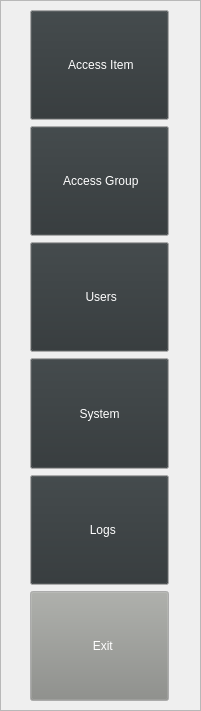
  <widget class="QFrame" name="frame_2">
   <property name="geometry">
    <rect>
     <x>10</x>
     <y>10</y>
     <width>201</width>
     <height>711</height>
    </rect>
   </property>
   <property name="frameShape">
    <enum>QFrame::StyledPanel</enum>
   </property>
   <property name="frameShadow">
    <enum>QFrame::Raised</enum>
   </property>
   <widget class="QWidget" name="verticalLayoutWidget">
    <property name="geometry">
     <rect>
      <x>30</x>
      <y>10</y>
      <width>139</width>
      <height>691</height>
     </rect>
    </property>
    <layout class="QVBoxLayout" name="verticalLayout">
     <item>
      <widget class="QPushButton" name="pushButton_5">
       <property name="sizePolicy">
        <sizepolicy hsizetype="MinimumExpanding" vsizetype="MinimumExpanding">
         <horstretch>0</horstretch>
         <verstretch>0</verstretch>
        </sizepolicy>
       </property>
       <property name="palette">
        <palette>
         <active>
          <colorrole role="Button">
           <brush brushstyle="SolidPattern">
            <color alpha="255">
             <red>46</red>
             <green>52</green>
             <blue>54</blue>
            </color>
           </brush>
          </colorrole>
          <colorrole role="ButtonText">
           <brush brushstyle="SolidPattern">
            <color alpha="255">
             <red>255</red>
             <green>255</green>
             <blue>255</blue>
            </color>
           </brush>
          </colorrole>
         </active>
         <inactive>
          <colorrole role="Button">
           <brush brushstyle="SolidPattern">
            <color alpha="255">
             <red>46</red>
             <green>52</green>
             <blue>54</blue>
            </color>
           </brush>
          </colorrole>
          <colorrole role="ButtonText">
           <brush brushstyle="SolidPattern">
            <color alpha="255">
             <red>255</red>
             <green>255</green>
             <blue>255</blue>
            </color>
           </brush>
          </colorrole>
         </inactive>
         <disabled>
          <colorrole role="Button">
           <brush brushstyle="SolidPattern">
            <color alpha="255">
             <red>46</red>
             <green>52</green>
             <blue>54</blue>
            </color>
           </brush>
          </colorrole>
          <colorrole role="ButtonText">
           <brush brushstyle="SolidPattern">
            <color alpha="255">
             <red>190</red>
             <green>190</green>
             <blue>190</blue>
            </color>
           </brush>
          </colorrole>
         </disabled>
        </palette>
       </property>
       <property name="text">
        <string> Access Item</string>
       </property>
       <property name="icon">
        <iconset>
         <normaloff>../build-aces-Desktop-Debug/icons/white-key.png</normaloff>../build-aces-Desktop-Debug/icons/white-key.png</iconset>
       </property>
       <property name="iconSize">
        <size>
         <width>30</width>
         <height>30</height>
        </size>
       </property>
      </widget>
     </item>
     <item>
      <widget class="QPushButton" name="pushButton_4">
       <property name="sizePolicy">
        <sizepolicy hsizetype="MinimumExpanding" vsizetype="MinimumExpanding">
         <horstretch>0</horstretch>
         <verstretch>0</verstretch>
        </sizepolicy>
       </property>
       <property name="palette">
        <palette>
         <active>
          <colorrole role="Button">
           <brush brushstyle="SolidPattern">
            <color alpha="255">
             <red>46</red>
             <green>52</green>
             <blue>54</blue>
            </color>
           </brush>
          </colorrole>
          <colorrole role="ButtonText">
           <brush brushstyle="SolidPattern">
            <color alpha="255">
             <red>255</red>
             <green>255</green>
             <blue>255</blue>
            </color>
           </brush>
          </colorrole>
         </active>
         <inactive>
          <colorrole role="Button">
           <brush brushstyle="SolidPattern">
            <color alpha="255">
             <red>46</red>
             <green>52</green>
             <blue>54</blue>
            </color>
           </brush>
          </colorrole>
          <colorrole role="ButtonText">
           <brush brushstyle="SolidPattern">
            <color alpha="255">
             <red>255</red>
             <green>255</green>
             <blue>255</blue>
            </color>
           </brush>
          </colorrole>
         </inactive>
         <disabled>
          <colorrole role="Button">
           <brush brushstyle="SolidPattern">
            <color alpha="255">
             <red>46</red>
             <green>52</green>
             <blue>54</blue>
            </color>
           </brush>
          </colorrole>
          <colorrole role="ButtonText">
           <brush brushstyle="SolidPattern">
            <color alpha="255">
             <red>190</red>
             <green>190</green>
             <blue>190</blue>
            </color>
           </brush>
          </colorrole>
         </disabled>
        </palette>
       </property>
       <property name="text">
        <string> Access Group</string>
       </property>
       <property name="icon">
        <iconset>
         <normaloff>../build-aces-Desktop-Debug/icons/white-keys.png</normaloff>../build-aces-Desktop-Debug/icons/white-keys.png</iconset>
       </property>
       <property name="iconSize">
        <size>
         <width>30</width>
         <height>30</height>
        </size>
       </property>
      </widget>
     </item>
     <item>
      <widget class="QPushButton" name="pushButton_2">
       <property name="sizePolicy">
        <sizepolicy hsizetype="MinimumExpanding" vsizetype="MinimumExpanding">
         <horstretch>0</horstretch>
         <verstretch>0</verstretch>
        </sizepolicy>
       </property>
       <property name="palette">
        <palette>
         <active>
          <colorrole role="Button">
           <brush brushstyle="SolidPattern">
            <color alpha="255">
             <red>46</red>
             <green>52</green>
             <blue>54</blue>
            </color>
           </brush>
          </colorrole>
          <colorrole role="ButtonText">
           <brush brushstyle="SolidPattern">
            <color alpha="255">
             <red>255</red>
             <green>255</green>
             <blue>255</blue>
            </color>
           </brush>
          </colorrole>
         </active>
         <inactive>
          <colorrole role="Button">
           <brush brushstyle="SolidPattern">
            <color alpha="255">
             <red>46</red>
             <green>52</green>
             <blue>54</blue>
            </color>
           </brush>
          </colorrole>
          <colorrole role="ButtonText">
           <brush brushstyle="SolidPattern">
            <color alpha="255">
             <red>255</red>
             <green>255</green>
             <blue>255</blue>
            </color>
           </brush>
          </colorrole>
         </inactive>
         <disabled>
          <colorrole role="Button">
           <brush brushstyle="SolidPattern">
            <color alpha="255">
             <red>46</red>
             <green>52</green>
             <blue>54</blue>
            </color>
           </brush>
          </colorrole>
          <colorrole role="ButtonText">
           <brush brushstyle="SolidPattern">
            <color alpha="255">
             <red>190</red>
             <green>190</green>
             <blue>190</blue>
            </color>
           </brush>
          </colorrole>
         </disabled>
        </palette>
       </property>
       <property name="text">
        <string> Users</string>
       </property>
       <property name="icon">
        <iconset>
         <normaloff>../build-aces-Desktop-Debug/icons/white-users.png</normaloff>../build-aces-Desktop-Debug/icons/white-users.png</iconset>
       </property>
       <property name="iconSize">
        <size>
         <width>25</width>
         <height>25</height>
        </size>
       </property>
      </widget>
     </item>
     <item>
      <widget class="QPushButton" name="pushButton_3">
       <property name="sizePolicy">
        <sizepolicy hsizetype="MinimumExpanding" vsizetype="MinimumExpanding">
         <horstretch>0</horstretch>
         <verstretch>0</verstretch>
        </sizepolicy>
       </property>
       <property name="palette">
        <palette>
         <active>
          <colorrole role="Button">
           <brush brushstyle="SolidPattern">
            <color alpha="255">
             <red>46</red>
             <green>52</green>
             <blue>54</blue>
            </color>
           </brush>
          </colorrole>
          <colorrole role="ButtonText">
           <brush brushstyle="SolidPattern">
            <color alpha="255">
             <red>255</red>
             <green>255</green>
             <blue>255</blue>
            </color>
           </brush>
          </colorrole>
         </active>
         <inactive>
          <colorrole role="Button">
           <brush brushstyle="SolidPattern">
            <color alpha="255">
             <red>46</red>
             <green>52</green>
             <blue>54</blue>
            </color>
           </brush>
          </colorrole>
          <colorrole role="ButtonText">
           <brush brushstyle="SolidPattern">
            <color alpha="255">
             <red>255</red>
             <green>255</green>
             <blue>255</blue>
            </color>
           </brush>
          </colorrole>
         </inactive>
         <disabled>
          <colorrole role="Button">
           <brush brushstyle="SolidPattern">
            <color alpha="255">
             <red>46</red>
             <green>52</green>
             <blue>54</blue>
            </color>
           </brush>
          </colorrole>
          <colorrole role="ButtonText">
           <brush brushstyle="SolidPattern">
            <color alpha="255">
             <red>190</red>
             <green>190</green>
             <blue>190</blue>
            </color>
           </brush>
          </colorrole>
         </disabled>
        </palette>
       </property>
       <property name="text">
        <string> System </string>
       </property>
       <property name="icon">
        <iconset>
         <normaloff>../build-aces-Desktop-Debug/icons/white_gear.png</normaloff>../build-aces-Desktop-Debug/icons/white_gear.png</iconset>
       </property>
       <property name="iconSize">
        <size>
         <width>30</width>
         <height>30</height>
        </size>
       </property>
      </widget>
     </item>
     <item>
      <widget class="QPushButton" name="pushButton_12">
       <property name="sizePolicy">
        <sizepolicy hsizetype="MinimumExpanding" vsizetype="MinimumExpanding">
         <horstretch>0</horstretch>
         <verstretch>0</verstretch>
        </sizepolicy>
       </property>
       <property name="palette">
        <palette>
         <active>
          <colorrole role="WindowText">
           <brush brushstyle="SolidPattern">
            <color alpha="255">
             <red>255</red>
             <green>255</green>
             <blue>255</blue>
            </color>
           </brush>
          </colorrole>
          <colorrole role="Button">
           <brush brushstyle="SolidPattern">
            <color alpha="255">
             <red>46</red>
             <green>52</green>
             <blue>54</blue>
            </color>
           </brush>
          </colorrole>
          <colorrole role="ButtonText">
           <brush brushstyle="SolidPattern">
            <color alpha="255">
             <red>255</red>
             <green>255</green>
             <blue>255</blue>
            </color>
           </brush>
          </colorrole>
         </active>
         <inactive>
          <colorrole role="WindowText">
           <brush brushstyle="SolidPattern">
            <color alpha="255">
             <red>255</red>
             <green>255</green>
             <blue>255</blue>
            </color>
           </brush>
          </colorrole>
          <colorrole role="Button">
           <brush brushstyle="SolidPattern">
            <color alpha="255">
             <red>46</red>
             <green>52</green>
             <blue>54</blue>
            </color>
           </brush>
          </colorrole>
          <colorrole role="ButtonText">
           <brush brushstyle="SolidPattern">
            <color alpha="255">
             <red>255</red>
             <green>255</green>
             <blue>255</blue>
            </color>
           </brush>
          </colorrole>
         </inactive>
         <disabled>
          <colorrole role="WindowText">
           <brush brushstyle="SolidPattern">
            <color alpha="255">
             <red>190</red>
             <green>190</green>
             <blue>190</blue>
            </color>
           </brush>
          </colorrole>
          <colorrole role="Button">
           <brush brushstyle="SolidPattern">
            <color alpha="255">
             <red>46</red>
             <green>52</green>
             <blue>54</blue>
            </color>
           </brush>
          </colorrole>
          <colorrole role="ButtonText">
           <brush brushstyle="SolidPattern">
            <color alpha="255">
             <red>190</red>
             <green>190</green>
             <blue>190</blue>
            </color>
           </brush>
          </colorrole>
         </disabled>
        </palette>
       </property>
       <property name="text">
        <string>  Logs</string>
       </property>
       <property name="icon">
        <iconset>
         <normaloff>../build-aces-Desktop-Debug/icons/white-log.png</normaloff>../build-aces-Desktop-Debug/icons/white-log.png</iconset>
       </property>
       <property name="iconSize">
        <size>
         <width>35</width>
         <height>35</height>
        </size>
       </property>
      </widget>
     </item>
     <item>
      <widget class="QPushButton" name="pushButton">
       <property name="sizePolicy">
        <sizepolicy hsizetype="MinimumExpanding" vsizetype="MinimumExpanding">
         <horstretch>0</horstretch>
         <verstretch>0</verstretch>
        </sizepolicy>
       </property>
       <property name="palette">
        <palette>
         <active>
          <colorrole role="Button">
           <brush brushstyle="SolidPattern">
            <color alpha="255">
             <red>136</red>
             <green>138</green>
             <blue>133</blue>
            </color>
           </brush>
          </colorrole>
          <colorrole role="ButtonText">
           <brush brushstyle="SolidPattern">
            <color alpha="255">
             <red>255</red>
             <green>255</green>
             <blue>255</blue>
            </color>
           </brush>
          </colorrole>
         </active>
         <inactive>
          <colorrole role="Button">
           <brush brushstyle="SolidPattern">
            <color alpha="255">
             <red>136</red>
             <green>138</green>
             <blue>133</blue>
            </color>
           </brush>
          </colorrole>
          <colorrole role="ButtonText">
           <brush brushstyle="SolidPattern">
            <color alpha="255">
             <red>255</red>
             <green>255</green>
             <blue>255</blue>
            </color>
           </brush>
          </colorrole>
         </inactive>
         <disabled>
          <colorrole role="Button">
           <brush brushstyle="SolidPattern">
            <color alpha="255">
             <red>136</red>
             <green>138</green>
             <blue>133</blue>
            </color>
           </brush>
          </colorrole>
          <colorrole role="ButtonText">
           <brush brushstyle="SolidPattern">
            <color alpha="255">
             <red>190</red>
             <green>190</green>
             <blue>190</blue>
            </color>
           </brush>
          </colorrole>
         </disabled>
        </palette>
       </property>
       <property name="text">
        <string>  Exit</string>
       </property>
       <property name="icon">
        <iconset>
         <normaloff>../build-aces-Desktop-Debug/icons/white-exit.png</normaloff>../build-aces-Desktop-Debug/icons/white-exit.png</iconset>
       </property>
       <property name="iconSize">
        <size>
         <width>25</width>
         <height>25</height>
        </size>
       </property>
      </widget>
     </item>
    </layout>
   </widget>
  </widget>
